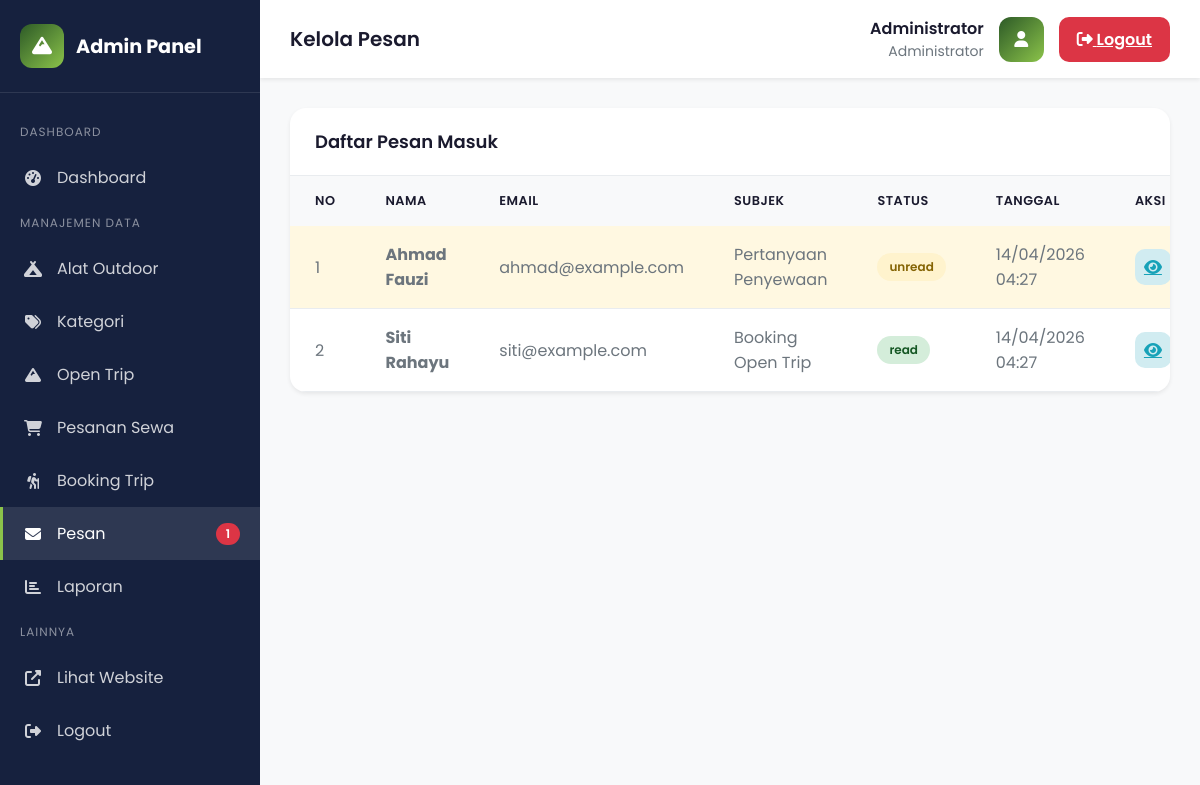
/admin/messages/index.php (signed in), run on the app's committed database.
### tables this page shows
CREATE TABLE IF NOT EXISTS messages (
    id INT PRIMARY KEY AUTO_INCREMENT,
    nama VARCHAR(100) NOT NULL,
    email VARCHAR(100) NOT NULL,
    subject VARCHAR(200),
    pesan TEXT NOT NULL,
    status ENUM('unread', 'read') DEFAULT 'unread',
    created_at TIMESTAMP DEFAULT CURRENT_TIMESTAMP
);

### config/functions.php (called while the page is built, shortened)
<?php
require_once 'database.php';
function getAllMessages()
{
    global $conn;
    $result = $conn->query("SELECT * FROM messages ORDER BY created_at DESC");
    return $result->fetch_all(MYSQLI_ASSOC);
}
function getUnreadMessagesCount()
{
    global $conn;
    $result = $conn->query("SELECT COUNT(*) as total FROM messages WHERE status = 'unread'");
    return $result->fetch_assoc()['total'];
}

### admin/messages/index.php (the view, shortened to what this page needs)
<?php
require_once '../../config/functions.php';
$messages = getAllMessages();
?>
<!DOCTYPE html>
<html lang="id">
<head>
    <link rel="stylesheet" href="https://cdnjs.cloudflare.com/ajax/libs/font-awesome/6.4.0/css/all.min.css">
</head>
<body>
    <aside class="sidebar">
        <div class="sidebar-brand">
            <div class="logo-icon"><i class="fas fa-mountain"></i></div>
            <span>Admin Panel</span>
        </div>
        <nav class="sidebar-menu">
            <div class="menu-section">Dashboard</div>
            <a href="../index.php" class="menu-item"><i class="fas fa-tachometer-alt"></i><span>Dashboard</span></a>
            <div class="menu-section">Manajemen Data</div>
            <a href="../products/index.php" class="menu-item"><i class="fas fa-campground"></i><span>Alat
                    Outdoor</span></a>
            <a href="../categories/index.php" class="menu-item"><i class="fas fa-tags"></i><span>Kategori</span></a>
            <a href="../trips/index.php" class="menu-item"><i class="fas fa-mountain"></i><span>Open Trip</span></a>
            <a href="../orders/index.php" class="menu-item"><i class="fas fa-shopping-cart"></i><span>Pesanan
                    Sewa</span></a>
            <a href="../trips/bookings/index.php" class="menu-item"><i class="fas fa-hiking"></i><span>Booking
                    Trip</span></a>
            <a href="index.php" class="menu-item active"><i class="fas fa-envelope"></i><span>Pesan</span>
                <?php $unread = getUnreadMessagesCount();
                if ($unread > 0): ?><span class="badge"><?= $unread ?></span><?php endif; ?>
            </a>
            <a href="../reports/index.php" class="menu-item"><i class="fas fa-chart-bar"></i><span>Laporan</span></a>
            <div class="menu-section">Lainnya</div>
            <a href="../../index.php" class="menu-item" target="_blank"><i
                    class="fas fa-external-link-alt"></i><span>Lihat Website</span></a>
            <a href="../logout.php" class="menu-item"><i class="fas fa-sign-out-alt"></i><span>Logout</span></a>
        </nav>
    </aside>
    <main class="main-content">
        <header class="admin-header">
            <h1 class="header-title">Kelola Pesan</h1>
            <div class="header-user">
                <div class="user-info">
                    <div class="user-name"><?= $_SESSION['admin_nama'] ?></div>
                    <div class="user-role">Administrator</div>
                </div>
                <div class="user-avatar"><i class="fas fa-user"></i></div>
                <a href="../logout.php" class="btn-logout"><i class="fas fa-sign-out-alt"></i> Logout</a>
            </div>
        </header>
        <div class="content">
            <div class="card">
                <div class="card-header">
                    <h2 class="card-title">Daftar Pesan Masuk</h2>
                </div>
                <?php if (count($messages) > 0): ?>
                    <table class="table">
                        <thead>
                            <tr>
                                <th>No</th>
                                <th>Nama</th>
                                <th>Email</th>
                                <th>Subjek</th>
                                <th>Status</th>
                                <th>Tanggal</th>
                                <th>Aksi</th>
                            </tr>
                        </thead>
                        <tbody>
                            <?php foreach ($messages as $index => $msg): ?>
                                <tr class="<?= $msg['status'] ?>">
                                    <td><?= $index + 1 ?></td>
                                    <td><strong><?= $msg['nama'] ?></strong></td>
                                    <td><?= $msg['email'] ?></td>
                                    <td><?= $msg['subject'] ?></td>
                                    <td><span class="status-badge <?= $msg['status'] ?>"><?= $msg['status'] ?></span></td>
                                    <td><?= date('d/m/Y H:i', strtotime($msg['created_at'])) ?></td>
                                    <td>
                                        <div class="action-btns">
                                            <a href="view.php?id=<?= $msg['id'] ?>" class="btn-action btn-view" title="Lihat"><i
                                                    class="fas fa-eye"></i></a>
                                        </div>
                                    </td>
                                </tr>
                            <?php endforeach; ?>
                        </tbody>
                    </table>
                <?php endif; ?>
            </div>
        </div>
    </main>
</body>
</html>

### admin/messages/index.php (style rules this page uses)
:root { --primary: #2d5a27; --primary-dark: #1e3d1a; --primary-light: #4a7c44; --primary-accent: #8bc34a; --dark: #1a1a2e; --dark-secondary: #16213e; --white: #ffffff; --gray-100: #f8f9fa; --gray-200: #e9ecef; --gray-600: #6c757d; --danger: #dc3545; --success: #28a745; --warning: #ffc107; --shadow: 0 0.125rem 0.25rem rgba(0, 0, 0, 0.075); }
* { margin: 0; padding: 0; box-sizing: border-box; }
body { font-family: 'Poppins', -apple-system, BlinkMacSystemFont, sans-serif; background: var(--gray-100); min-height: 100vh; }
.sidebar { position: fixed; top: 0; left: 0; width: 260px; height: 100vh; background: var(--dark-secondary); color: var(--white); z-index: 100; }
.sidebar-brand { padding: 24px 20px; display: flex; align-items: center; gap: 12px; border-bottom: 1px solid rgba(255, 255, 255, 0.1); }
.sidebar-brand .logo-icon { width: 44px; height: 44px; background: linear-gradient(135deg, var(--primary), var(--primary-accent)); border-radius: 12px; display: flex; align-items: center; justify-content: center; font-size: 1.25rem; }
.sidebar-brand span { font-size: 1.2rem; font-weight: 700; }
.sidebar-menu { padding: 20px 0; }
.menu-section { padding: 10px 20px; font-size: 0.75rem; text-transform: uppercase; color: rgba(255, 255, 255, 0.5); letter-spacing: 1px; }
.menu-item { padding: 14px 20px; display: flex; align-items: center; gap: 14px; color: rgba(255, 255, 255, 0.8); text-decoration: none; transition: all 0.3s; border-left: 3px solid transparent; }
.menu-item:hover, .menu-item.active { background: rgba(255, 255, 255, 0.1); color: var(--white); border-left-color: var(--primary-accent); }
.menu-item i { width: 20px; text-align: center; }
.badge { margin-left: auto; background: var(--danger); padding: 2px 10px; border-radius: 12px; font-size: 0.75rem; font-weight: 600; }
.main-content { margin-left: 260px; min-height: 100vh; }
.admin-header { background: var(--white); padding: 16px 30px; display: flex; justify-content: space-between; align-items: center; box-shadow: var(--shadow); }
.header-title { font-size: 1.25rem; font-weight: 600; color: var(--dark); }
.header-user { display: flex; align-items: center; gap: 15px; }
.user-info { text-align: right; }
.user-name { font-weight: 600; color: var(--dark); }
.user-role { font-size: 0.875rem; color: var(--gray-600); }
.user-avatar { width: 45px; height: 45px; background: linear-gradient(135deg, var(--primary), var(--primary-accent)); border-radius: 12px; display: flex; align-items: center; justify-content: center; color: var(--white); }
.btn-logout { padding: 10px 18px; background: var(--danger); color: var(--white); border: none; border-radius: 10px; cursor: pointer; font-weight: 600; }
.content { padding: 30px; }
.card { background: var(--white); border-radius: 16px; box-shadow: var(--shadow); overflow: hidden; }
.card-header { padding: 20px 25px; border-bottom: 1px solid var(--gray-200); display: flex; justify-content: space-between; align-items: center; }
.card-title { font-size: 1.125rem; font-weight: 600; color: var(--dark); }
.table { width: 100%; border-collapse: collapse; }
.table th, .table td { padding: 16px 25px; text-align: left; }
.table th { background: var(--gray-100); font-weight: 600; color: var(--dark); font-size: 0.8rem; text-transform: uppercase; letter-spacing: 0.5px; }
.table td { border-bottom: 1px solid var(--gray-200); color: var(--gray-600); }
.table tbody tr.unread { background: #fff8e1; }
.status-badge { display: inline-block; padding: 5px 12px; border-radius: 20px; font-size: 0.75rem; font-weight: 600; }
.status-badge.read { background: #d4edda; color: #155724; }
.status-badge.unread { background: #fff3cd; color: #856404; }
.action-btns { display: flex; gap: 8px; }
.btn-action { width: 36px; height: 36px; border: none; border-radius: 10px; cursor: pointer; display: flex; align-items: center; justify-content: center; transition: all 0.3s; }
.btn-view { background: #d1ecf1; color: #17a2b8; }

### data on the page
messages: nama "Ahmad Fauzi", email "ahmad@example.com", subject "Pertanyaan Penyewaan", status "unread", created_at "14/04/2026 04:27"
messages: nama "Siti Rahayu", email "siti@example.com", subject "Booking Open Trip", status "read", created_at "14/04/2026 04:27"

### other printed values
$unread "1"
$_SESSION['admin_nama'] "Administrator"
